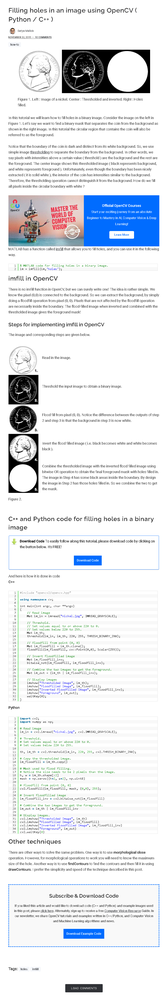
//> input picture OpenCV技巧_二值圖孔洞填充方法與實現(附源碼)/screencapture-learnopencv-filling-holes-in-an-image-using-opencv-python-c-2021-08-23-16_19_51.png, 165 x 1000 px, shrunk from 842 x 5090 before the run
$ ./gamma '../../../../../../OpenCV技巧_二值圖孔洞填充方法與實現(附源碼)/screencapture-learnopencv-filling-holes-in-an-image-using-opencv-python-c-2021-08-23-16_19_51.png'   (built with g++ and OpenCV 4)
//> lines starting //> are read from the running program, lines starting //| are printed output that depends on the picture
#include<opencv2/core/core.hpp>
#include<opencv2/highgui/highgui.hpp>
#include<opencv2/imgproc/imgproc.hpp>
#include<string>
#include<iostream>
cv::Mat image;//输入图像
cv::Mat image_0_1;//归一化输入图像
cv::Mat contrastImage;//输出图像
//图像的宽高
int height;
int width;
int value = 16;
float segValue = 40.0;
const int MAX_VALUE = 120;
std::string contrastWindow = "对比度";
void callback_value(int, void*)
{
	//这里 gamma 的取值范围为 [0，3]
	float gamma = float(value) / segValue;
	//调整对比度
	for (int r = 0; r < height; r++)
	{
		for (int c = 0; c < width; c++)
		{
			float pixel = powf(image_0_1.at<float>(r, c), gamma);
			contrastImage.at<float>(r, c) = pixel;
		}
	}
	//或者直接采用 OpenCV 提供的 pow函数
	//cv::pow(image_0_1, gamma, contrastImage);
	//显示调整对比度后的效果
	cv::imshow(contrastWindow, contrastImage);
	/*保存结果*/
	contrastImage.convertTo(contrastImage, CV_8UC1, 255, 0);
	cv::imwrite("contrastImage.jpg", contrastImage);
}
int main(int argc, char*argv[])
{
	//输入图片
	image = cv::imread(argv[1], CV_LOAD_IMAGE_GRAYSCALE);
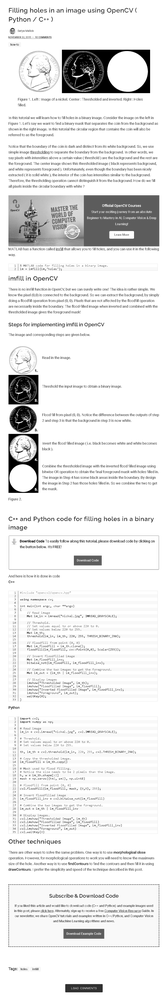
//> image: 1000 rows x 165 cols, CV_8UC1; min 0, max 255, mean 232.6
	if (!image.data)
	{
		std::cout << "没有图片" << std::endl;
		return -1;
	}
	//图片归一化，每一个灰度值都除以 255
	image.convertTo(image_0_1, CV_32FC1, 1.0 / 255.0, 0);
	//显示原图
	cv::imshow("原图", image_0_1);
	//图像的宽高
	height = image.rows;
//> height = 1000
	width = image.cols;
//> width = 165
	contrastImage = cv::Mat::zeros(image.size(), CV_32FC1);
	cv::namedWindow(contrastWindow, CV_WINDOW_AUTOSIZE);
	cv::createTrackbar("value", contrastWindow, &value, MAX_VALUE, callback_value);
	callback_value(0, 0);
//> after the loop in callback_value, `for (int r = 0; r < height; r++)`:
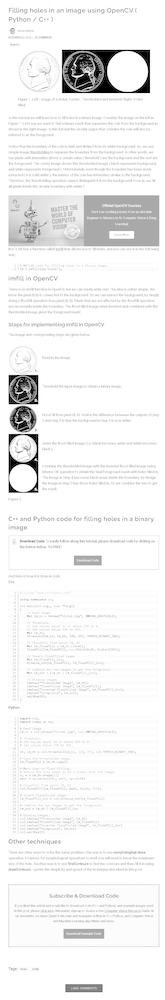
//> contrastImage: 1000 rows x 165 cols, CV_32FC1; min 0, max 1, mean 0.951
	cv::waitKey(0);
//> after the loop in callback_value (call 2), `for (int r = 0; r < height; r++)`:
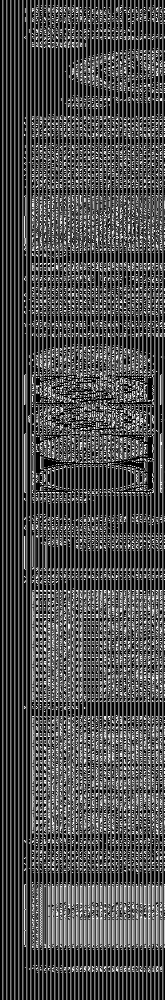
//> contrastImage: 1000 rows x 165 cols, CV_8UC1; min 0, max 255, mean 78.6
//> in callback_value (call 2), `contrastImage.convertTo(contrastImage, CV_8UC1, 255, 0);`:
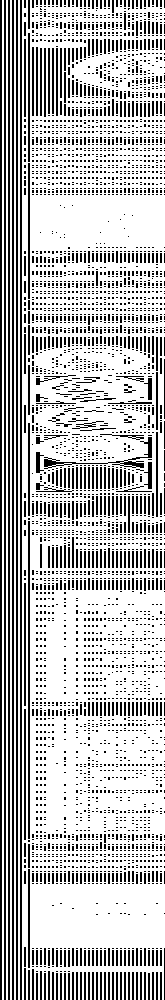
//> contrastImage: 1000 rows x 165 cols, CV_8UC1; 74.4% white; black in thin lines or dots
	return 0;
}
